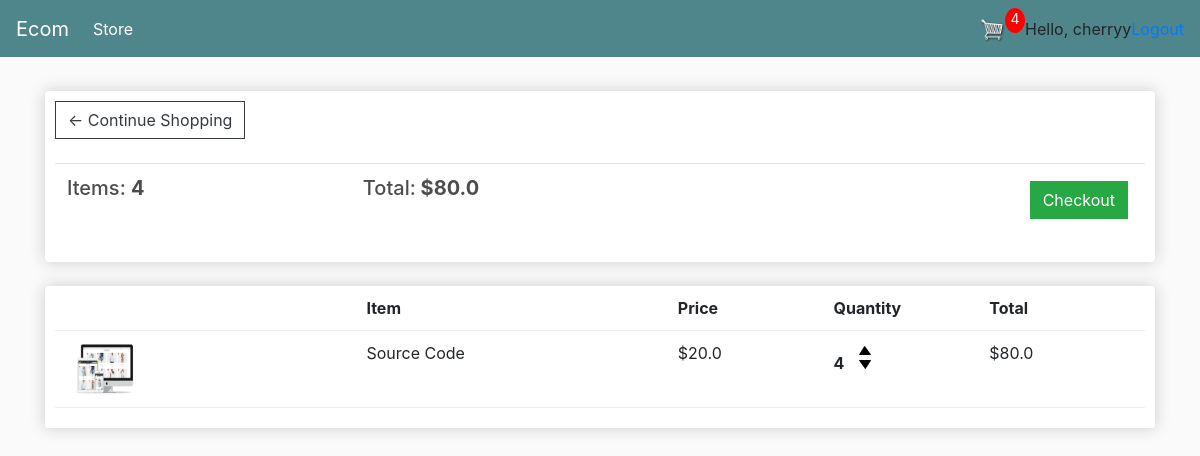
The page /cart/ (signed in) on the database its author committed.
### store/models.py (models this page shows, shortened)
class Order(models.Model):
    customer = models.ForeignKey(Customer, on_delete=models.SET_NULL, null=True, blank=True)
    date_ordered = models.DateTimeField(auto_now_add=True)
    complete = models.BooleanField(default=False)
    transaction_id = models.CharField(max_length=100, null=True)
    @property
    def get_cart_total(self):
        orderitems = self.orderitem_set.all()
        total = sum([item.get_total for item in orderitems])
        return total
    @property
    def get_cart_items(self):
        orderitems = self.orderitem_set.all()
        total = sum([item.quantity for item in orderitems])
        return total

class OrderItem(models.Model):
    product = models.ForeignKey(Product, on_delete=models.SET_NULL, null=True)
    order = models.ForeignKey(Order, on_delete=models.SET_NULL, null=True)
    quantity = models.IntegerField(default=0, null=True, blank=True)
    date_added = models.DateTimeField(auto_now_add=True)
    @property
    def get_total(self):
        total = self.product.price * self.quantity
        return total

class Product(models.Model):
    name = models.CharField(max_length=200)
    price = models.FloatField()
    digital = models.BooleanField(default=False, null=True, blank=True)
    image = models.ImageField(null=True, blank=True)
    @property
    def imageURL(self):
        try:
            url = self.image.url
        except:
            url = ''
        return url

### store/views.py (the view)
# urls.py: path('cart/', views.cart, name="cart"),
def cart(request):
    if request.user.is_authenticated:
        customer = request.user.customer
        order, created = Order.objects.get_or_create(customer=customer, complete=False)
        items = order.orderitem_set.all()
        cartItems = order.get_cart_items
    else:
        items = []
        order = {'get_cart_total': 0, 'get_cart_items': 0, 'shipping': False}
        cartItems = order['get_cart_items']
    context = {'items': items, 'order': order, 'cartItems': cartItems}
    return render(request, 'store/cart.html', context)

### store/templates/store/cart.html
{% extends 'store/main.html' %}
{% load static %}
{% block content %}
<div class="row">
	<div class="col-lg-12">
		<div class="box-element">
	<a  class="btn btn-outline-dark" href="{% url 'store' %}">&#x2190; Continue Shopping</a>
	<br>
	<br>
	<table class="table">
		<tr>
			<th><h5>Items: <strong>{{order.get_cart_items}}</strong></h5></th>
			<th><h5>Total:<strong> ${{order.get_cart_total}}</strong></h5></th>
			<th>
				<a  style="float:right; margin:5px;" class="btn btn-success" href="{% url 'checkout' %}">Checkout</a>
			</th>
		</tr>
	</table>
</div>
<br>
<div class="box-element">
	<div class="cart-row">
		<div style="flex:2"></div>
		<div style="flex:2"><strong>Item</strong></div>
		<div style="flex:1"><strong>Price</strong></div>
		<div style="flex:1"><strong>Quantity</strong></div>
		<div style="flex:1"><strong>Total</strong></div>
	</div>
	{% for item in items %}
	<div class="cart-row">
		<div style="flex:2"><img class="row-image" src="{{item.product.imageURL}}"></div>
		<div style="flex:2"><p>{{item.product.name}}</p></div>
		<div style="flex:1"><p>${{item.product.price}}</p></div>
		<div style="flex:1">
			<p class="quantity">{{item.quantity}}</p>
			<div class="quantity">
				<img data-product="{{item.product.id}}" data-action="add" class="chg-quantity update-cart" src="{% static  'images/arrow-up.png' %}">
				<img data-product="{{item.product.id}}" data-action="remove" class="chg-quantity update-cart" src="{% static  'images/arrow-down.png' %}">
			</div>
		</div>
   <div style="flex:1"><p>${{item.get_total}}</p></div>
</div>
	{% endfor %}
</div>
</div>
</div>
{% endblock content %}

### store/templates/store/main.html (shortened to what this page needs)
<!DOCTYPE html>
{% load static %}
<html>
<head>
	<link rel="stylesheet" href="https://stackpath.bootstrapcdn.com/bootstrap/4.4.1/css/bootstrap.min.css">
	<link rel="stylesheet" type="text/css" href="{% static 'css/main.css' %}">
</head>
<body>
    <nav class="navbar navbar-expand-lg navbar-dark bg-dark">
  <a class="navbar-brand" href="{% url 'store' %}">Ecom</a>
  <div class="collapse navbar-collapse" id="navbarSupportedContent">
    <ul class="navbar-nav mr-auto">
      <li class="nav-item active">
        <a class="nav-link" href="{% url 'store' %}">Store <span class="sr-only">(current)</span></a>
      </li>
    </ul>
    <div class="form-inline my-2 my-lg-0">
     	<a href="{% url 'cart' %}">
    		<img  id="cart-icon" src="{% static 'images/cart.png' %}">
    	</a>
    	<p id="cart-total">{{cartItems}}</p>
    </div>
  </div>
    <span class="hello-msg">Hello, {{request.user}}</span>
    <span class="hello-msg"><a href="{% url 'logout' %}">Logout</a></span>
</nav>
         <div class="container">
                <br>
                {% block content %}
                 {% endblock content %}
         </div>
</body>
</html>

### static/css/main.css (style rules this page uses)
body { background-color: hsl(0, 0%, 98%); }
h1,h2,h3,h4,h5,h6 { color:hsl(0, 0%, 30%); }
.box-element { box-shadow:hsl(0, 0%, 80%) 0 0 16px; background-color: #fff; border-radius: 4px; padding: 10px; }
.bg-dark { background-color: #4f868c!important; }
#cart-icon { width:25px; display: inline-block; margin-left: 15px; }
#cart-total { display: block; text-align: center; color:#fff; background-color: red; width: 20px; height: 25px; border-radius: 50%; font-size: 14px; }
.col-lg-4, .col-lg-6, .col-lg-8, .col-lg-12 { margin-top: 10px; }
.btn { border-radius: 0; }
.row-image { width: 100px; }
.cart-row { display: flex; align-items: flex-stretch; padding-bottom: 10px; margin-bottom: 10px; border-bottom: 1px solid #ececec; }
.quantity { display: inline-block; font-weight: 700; padding-right:10px; }
.chg-quantity { width: 12px; cursor: pointer; display: block; margin-top: 5px; transition:.1s; }

### rows shown on the page
Order: get_cart_items "4", get_cart_total "80.0"
OrderItem: product.imageURL (picture), product.name "Source Code", product.price "20.0", quantity "4", get_total "80.0"

### other values the page prints
{{ cartItems }} "4"
{{ request.user }} "cherryy"
